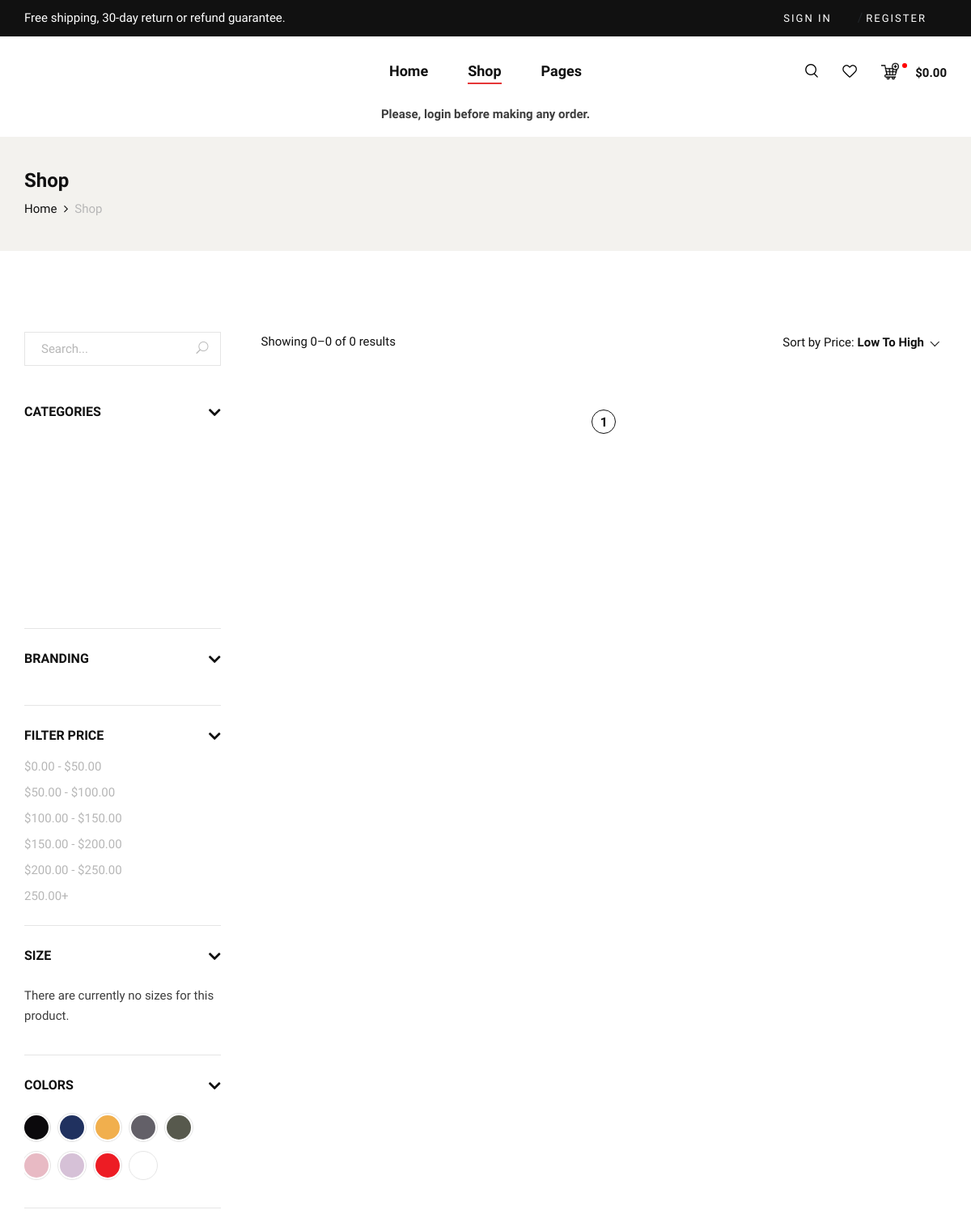
Page /shop/ (upper part) on the earlier database version.
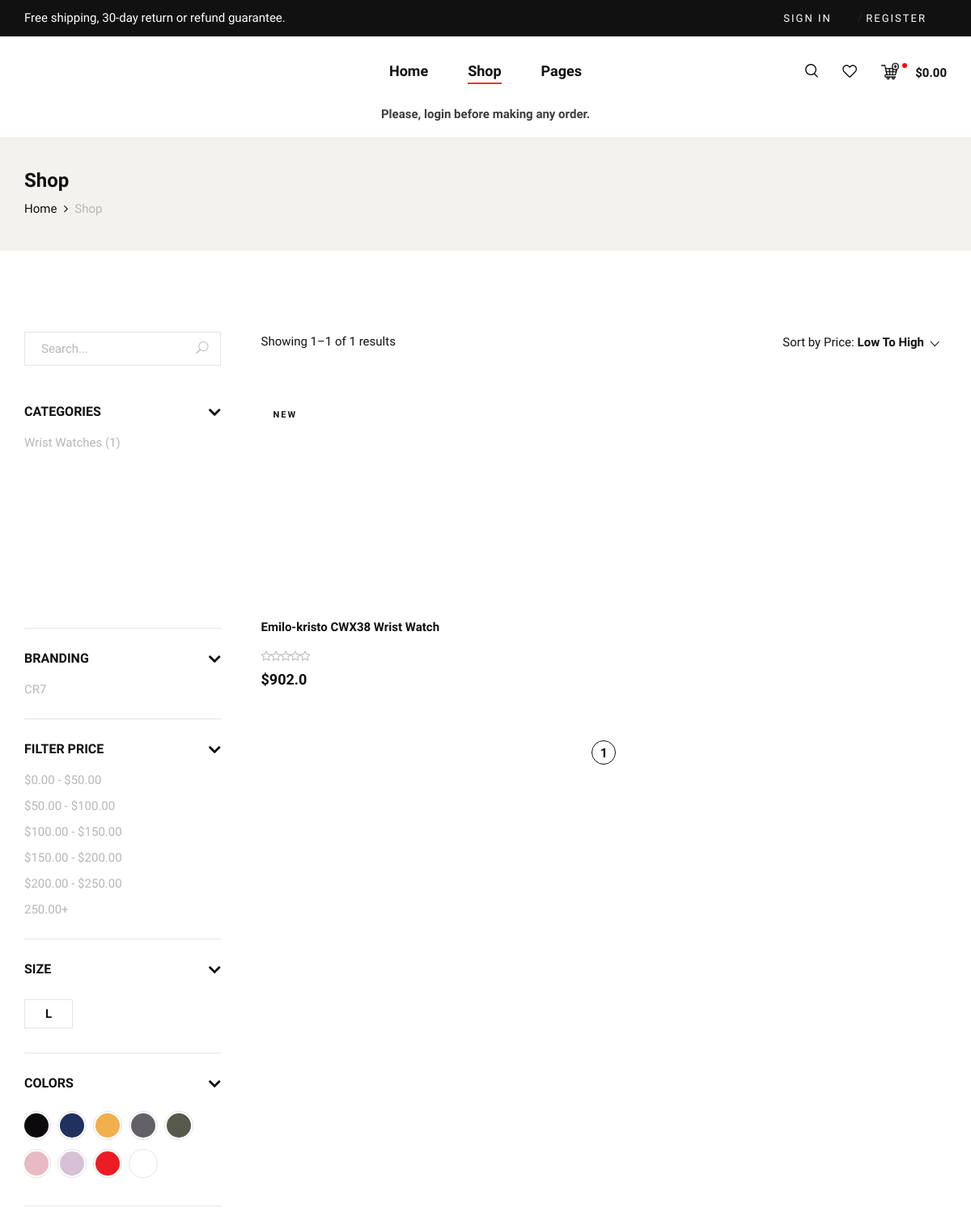
Same page on the later database version.
### ecommerce/models.py (models this page shows, shortened)
class ProductCategory(models.Model):
    category_name = models.CharField( max_length=50)
    class Meta:
        verbose_name =  'Category'
        verbose_name_plural = 'Categories'

class Brand(models.Model):
    name = models.CharField(verbose_name = "Brand", max_length=50)

class ProductSize(models.Model):
    size = models.CharField(max_length=70, blank=True, null=True)
    class Meta:
        verbose_name = 'ProductSize'
        verbose_name_plural = 'ProductSizes'

class Product(models.Model):
    VARIANTS = (('Color', 'Color'), ('Size', 'Size'), ('Size-Color', 'Size-Color'), ('None', 'None'))
    name = models.CharField(verbose_name = "Product Name", max_length=100)
    price = models.FloatField(verbose_name = "Price")
    description = RichTextUploadingField(verbose_name = "Description")
    image = models.ImageField(verbose_name = "Product image", upload_to='product_image/')
    is_new = models.BooleanField(default = True)
    sales = models.PositiveIntegerField(default = 0)
    variant = models.CharField(max_length=15, choices = VARIANTS, default = 'None')
    category = models.ForeignKey("ProductCategory", related_name = 'products', verbose_name="Category", blank=True, null=True, on_delete=models.CASCADE)
    brand = models.ForeignKey("ecommerce.Brand", related_name = 'brand_products', verbose_name=("Brand"), blank=True, null=True, on_delete=models.CASCADE)
    date_added = models.DateTimeField(verbose_name="Date Added", auto_now_add=True)
    date_updated = models.DateTimeField(verbose_name="Last Updated", auto_now=True)
    class Meta:
        ordering = ('-date_added',)
        verbose_name = 'Product'
        verbose_name_plural = 'Products'

### ecommerce/views.py (the view)
# urls.py: path('shop/', views.shop, name = 'shop'),
def shop(request):
    brands = Brand.objects.all()
    categories = ProductCategory.objects.all()
    products = Product.objects.all()
    sizes = None
    for product in products:
        sizes = ProductSize.objects.filter(id__in = product.product_variation.all().values_list('size', flat = True).distinct())
        colors = Color.objects.filter(id__in = product.product_variation.all().values_list('color', flat = True).distinct())
        product.product_variation.size_list = sizes
        product.product_variation.color_list = colors
    pages = Paginator(products, 12)
    page_number = request.GET.get('page', 1)
    page = pages.get_page(page_number)
    page.adjusted_elided_pages = pages.get_elided_page_range(page_number)
    context = {'brands': brands, 'categories': categories, 'sizes': sizes, 'products': products, 'page': page}
    return render(request, 'ecommerce/shop.html', context)

### templates/ecommerce/shop.html (shortened to what this page needs)
{% extends '../base.html' %}
{% load static %}
{% block content %}
    {% include "../breadcrumb.html" with current_page='Shop'  %}
    <section class="shop spad">
        <div class="container">
            <div class="row">
                <div class="col-lg-3">
                    <div class="shop__sidebar">
                        <div class="shop__sidebar__search">
                            <form action="#">
                                <input type="text" placeholder="Search...">
                                <button type="submit"><span class="icon_search"></span></button>
                            </form>
                        </div>
                        <div class="shop__sidebar__accordion">
                            <div class="accordion" id="accordionExample">
                                <div class="card">
                                    <div class="card-heading">
                                        <a data-toggle="collapse" data-target="#collapseOne">Categories</a>
                                    </div>
                                    <div id="collapseOne" class="collapse show" data-parent="#accordionExample">
                                        <div class="card-body">
                                            <div class="shop__sidebar__categories">
                                                <ul class="nice-scroll">
                                                    {% for category in categories %}
                                                    <li><a href="?category={{category.category_name}}">{{category.category_name|capfirst}} ({{category.products.all.count}})</a></li>
                                                    {%empty%}
                                                    <p></p>
                                                    {% endfor %}
                                                </ul>
                                            </div>
                                        </div>
                                    </div>
                                </div>
                                <div class="card">
                                    <div class="card-heading">
                                        <a data-toggle="collapse" data-target="#collapseTwo">Branding</a>
                                    </div>
                                    <div id="collapseTwo" class="collapse show" data-parent="#accordionExample">
                                        <div class="card-body">
                                            <div class="shop__sidebar__brand">
                                                <ul>
                                                    {% for brand in brands %}
                                                    <li><a href="#">{{brand.name}}</a></li>
                                                    {%empty %}
                                                    <p></p>
                                                    {% endfor %}
                                                </ul>
                                            </div>
                                        </div>
                                    </div>
                                </div>
                                <div class="card">
                                    <div class="card-heading">
                                        <a data-toggle="collapse" data-target="#collapseThree">Filter Price</a>
                                    </div>
                                    <div id="collapseThree" class="collapse show" data-parent="#accordionExample">
                                        <div class="card-body">
                                            <div class="shop__sidebar__price">
                                                <ul>
                                                    <li><a href="#">$0.00 - $50.00</a></li>
                                                    <li><a href="#">$50.00 - $100.00</a></li>
                                                    <li><a href="#">$100.00 - $150.00</a></li>
                                                    <li><a href="#">$150.00 - $200.00</a></li>
                                                    <li><a href="#">$200.00 - $250.00</a></li>
                                                    <li><a href="#">250.00+</a></li>
                                                </ul>
                                            </div>
                                        </div>
                                    </div>
                                </div>
                                <div class="card">
                                    <div class="card-heading">
                                        <a data-toggle="collapse" data-target="#collapseFour">Size</a>
                                    </div>
                                    <div id="collapseFour" class="collapse show" data-parent="#accordionExample">
                                        <div class="card-body">
                                            <div class="shop__sidebar__size">
                                                    {% for size in  sizes%}
                                                        <label for="{{size.size}}">{{size.size|upper}}
                                                        </label>
                                                    {% empty %}
                                                    <p>There are currently no sizes for this product.</p>
                                                    {% endfor %}
                                            </div>
                                        </div>
                                    </div>
                                </div>
                                <div class="card">
                                    <div class="card-heading">
                                        <a data-toggle="collapse" data-target="#collapseFive">Colors</a>
                                    </div>
                                    <div id="collapseFive" class="collapse show" data-parent="#accordionExample">
                                        <div class="card-body">
                                            <div class="shop__sidebar__color">
                                                <label class="c-1" for="sp-1">
                                                </label>
                                                <label class="c-2" for="sp-2">
                                                </label>
                                                <label class="c-3" for="sp-3">
                                                </label>
                                                <label class="c-4" for="sp-4">
                                                </label>
                                                <label class="c-5" for="sp-5">
                                                </label>
                                                <label class="c-6" for="sp-6">
                                                </label>
                                                <label class="c-7" for="sp-7">
                                                </label>
                                                <label class="c-8" for="sp-8">
                                                </label>
                                                <label class="c-9" for="sp-9">
                                                </label>
                                            </div>
                                        </div>
                                    </div>
                                </div>
                            </div>
                        </div>
                    </div>
                </div>
                <div class="col-lg-9">
                    <div class="shop__product__option">
                        <div class="row">
                            <div class="col-lg-6 col-md-6 col-sm-6">
                                <div class="shop__product__option__left">
                                    <p>Showing {{page.start_index}}–{{page.end_index}} of {{page.paginator.count}} results</p>
                                </div>
                            </div>
                            <div class="col-lg-6 col-md-6 col-sm-6">
                                <div class="shop__product__option__right">
                                    <p>Sort by Price:</p>
                                </div>
                            </div>
                        </div>
                    </div>
                    <div class="row">
                        {% if page.paginator%}
                            {% for shop_product in page.object_list%}
                                {% include "../product.html" with product=shop_product%}
                            {% endfor %}
                        {% endif %}
                    </div>
                    <div class="row">
                        <div class="col-lg-12">
                            <div class="product__pagination">
                                {% for pagelink in page.adjusted_elided_pages %}
                                    {% if pagelink == page.paginator.ELLIPSIS %}
                                    {{pagelink}}
                                    {% else %}
                                    <a class="{% if page.number == pagelink %} active {% endif %} "
                                  href="?page={{pagelink}}">{{pagelink}}</a>
                                    {% endif %}
                                {% endfor %}
                            </div>
                        </div>
                    </div>
                </div>
            </div>
        </div>
    </section>
{%endblock content %}

### templates/product.html (shortened to what this page needs)
{% load static %} {% url 'ecommerce:index' as index %}
{% load custom_filters %}
<div class="{% if request.path == index %}
  col-lg-3 col-md-6 col-sm-6 col-md-6 col-sm-6 mix
  {% else %} col-lg-4 col-md-6 col-sm-6 {% endif %}
    {% if product.is_new %} new-arrivals {% endif %} ">
    <div class="product__item">
        <div class="product__item__pic set-bg" data-setbg="{{product.image.url}}">
            {% if product.is_new %}
            <span class="label">New</span>
            {% endif %}
        </div>
        <div class="product__item__text">
            <h6 id="product_name">{{product.name}}</h6>
            <div class="rating">
                <i class="fa fa-star-o"></i>
                <i class="fa fa-star-o"></i>
                <i class="fa fa-star-o"></i>
                <i class="fa fa-star-o"></i>
                <i class="fa fa-star-o"></i>
            </div>
            <h5>${{product.price}}</h5>
        </div>
    </div>
</div>

Differences in the rows shown:
added ProductCategory: category_name "Wrist Watches", products.all.count "1"
added Brand: name "CR7"
added ProductSize: size "L"
added Product: is_new "NEW", name "Emilo-kristo CWX38 Wrist Watch", price "902.0"
Other differences:
{{ page.start_index }}: "0" → "1"
{{ page.end_index }}: "0" → "1"
{{ page.paginator.count }}: "0" → "1"
text no longer shown: "There are currently no sizes for this product."
